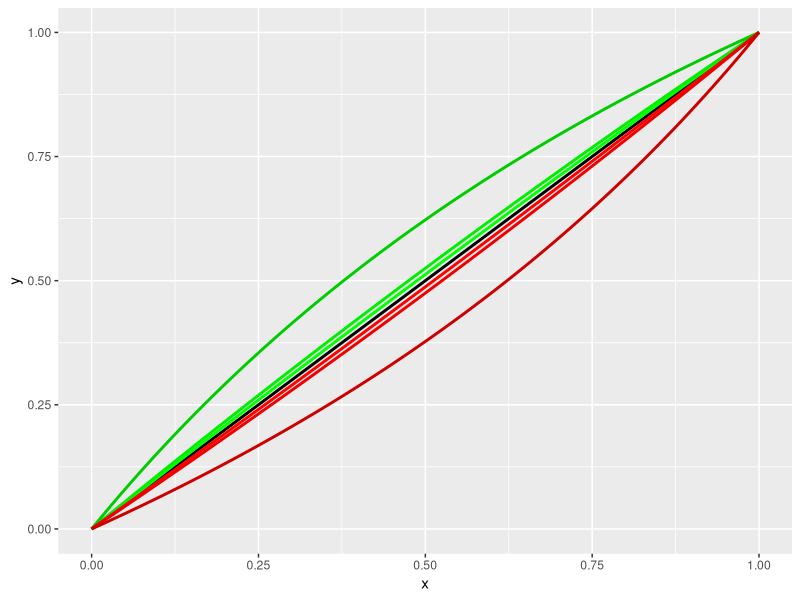
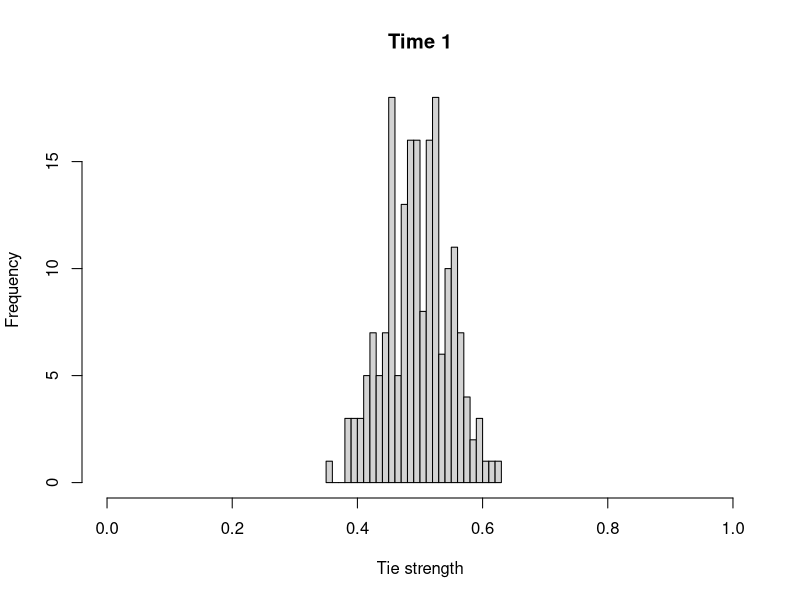
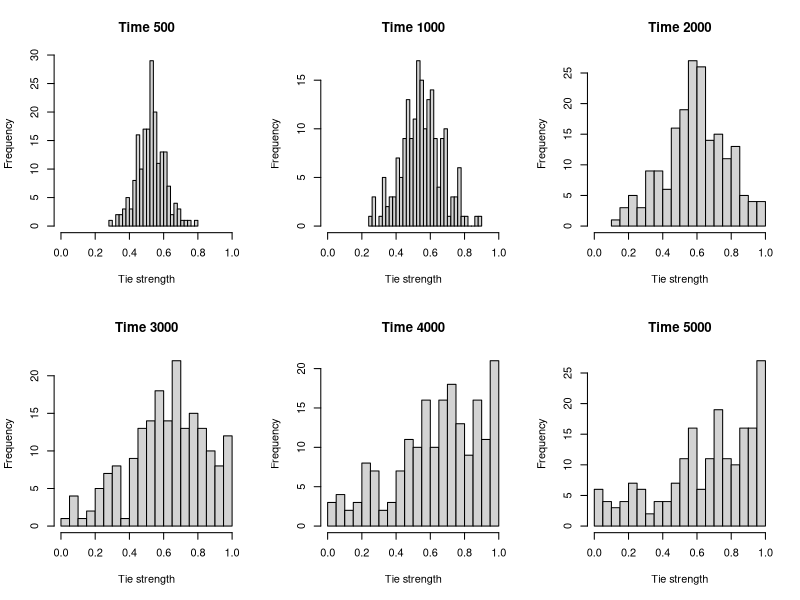
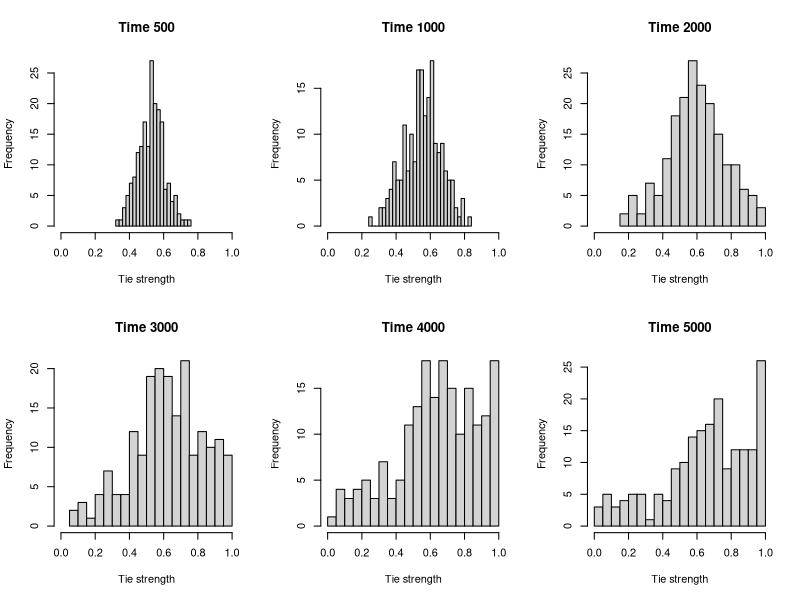
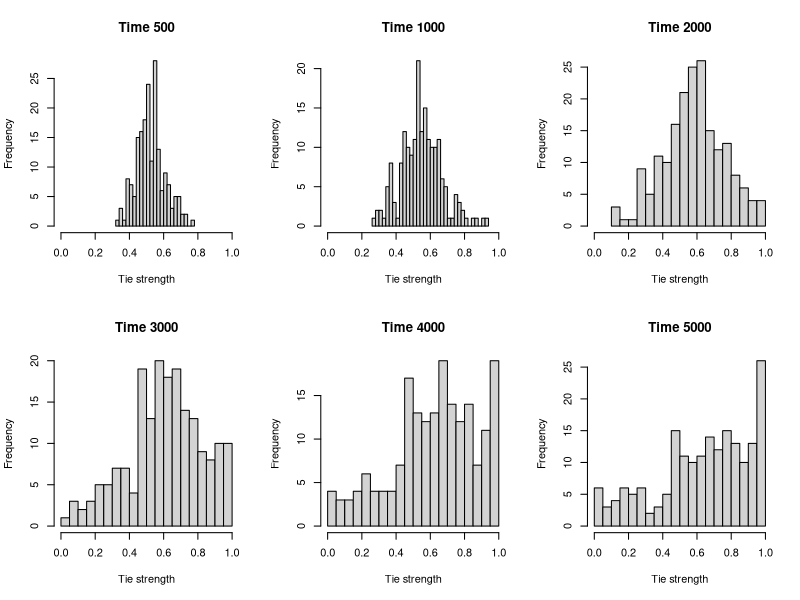
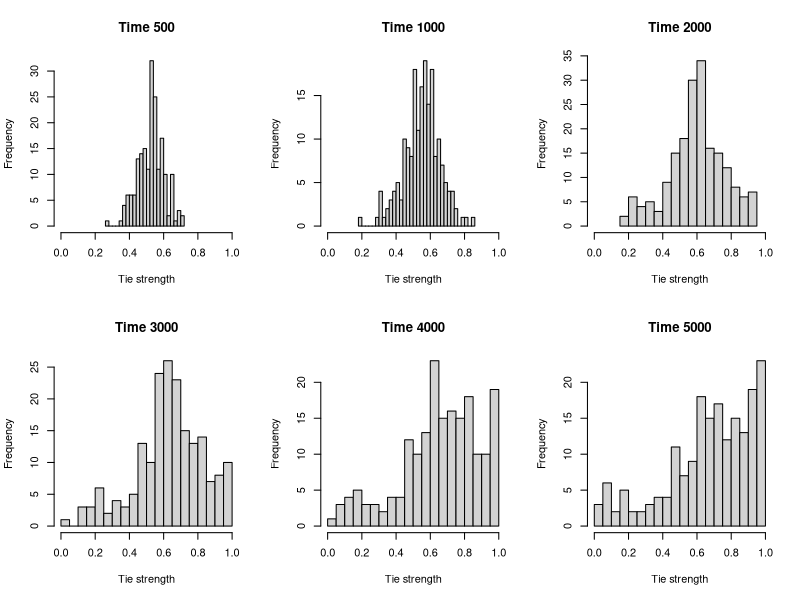
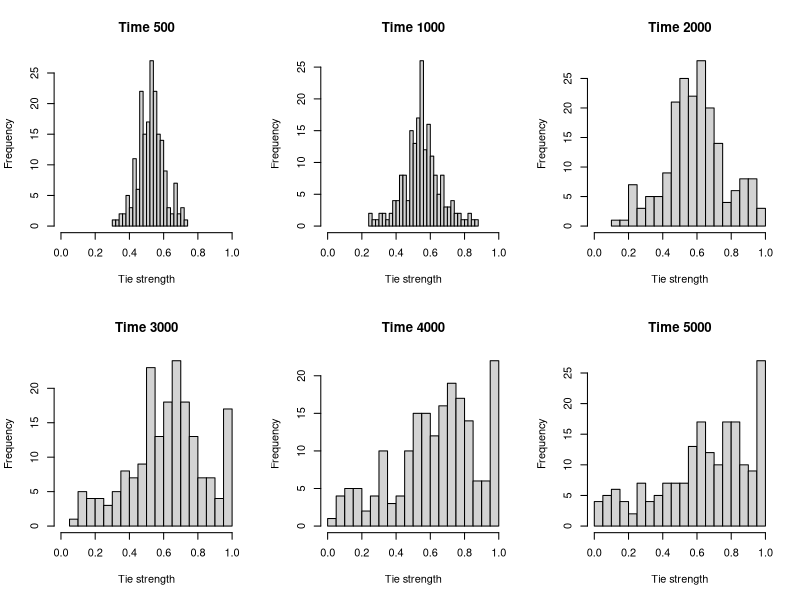
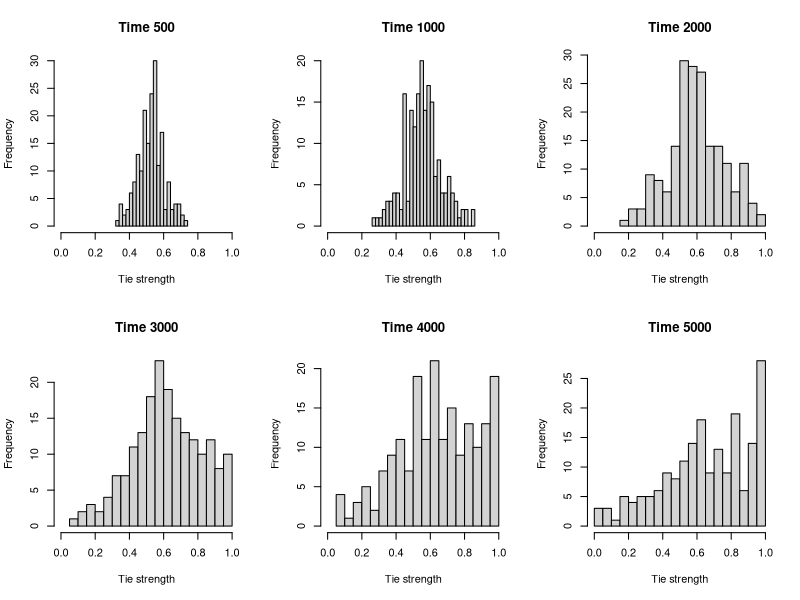

Here is the R script that generated these plots, in order:
########################################################################################################################
## GOSSIP IN HUNGARIAN FIRMS
## ABM
## R script written by Jose Luis Estevez (Linkoping University)
## Date: February 24th 2020
########################################################################################################################

rm(list=ls())

# R PACKAGES REQUIRED
library(ggplot2);library(igraph)

########################################################################################################################

# gossip-based network evolution algorithm
ntw_evolution <- function(matrix,
                          reps=5000, # iterations
                          pos_gossip=0.5, # proportion of positive gossip
                          receiver_selectivity=.1, # how selective actors are when choosing receivers [0: very selective; 1: non-selective]
                          target_selectivity=.1, # how selective actors are when choosing targets [0: very selective; 1: non-selective]
                          force_sr=.05, # effect on the sender-receiver tie
                          force_rt=.05){ # effect on the receiver-target tie
  
  # creation of the output object: a list of matrices, as many as iterations has the ABM
  obj <- vector('list',length=reps)
  obj[[1]] <- matrix # the initiation matrix
  
  # the gossip procedure
  for(i in 2:reps){
    obj[[i]] <- obj[[i-1]]
    
    # type of gossip sent: positive or negative (by default 50% each)
    type <- rbinom(1,1,pos_gossip) 
    # sender selection (at random)
    sender <- as.numeric(sample(rownames(obj[[i-1]]),1)) 
    
    # negative gossip 
    if(type == 0){ 
      
      # target selection
      # gossipers can gossip about n_targets (this number ranging from 1 to all other nodes in the network (n-1))
      n_targets <- 1 + rbinom(1,size=(nrow(obj[[i-1]])-1),prob=target_selectivity) 
      # choose one of the n_targets who are least liked by the sender
      potential_targets <- order(obj[[i-1]][sender,-sender],decreasing=FALSE)[1:n_targets]  
      target <- as.numeric(sample(potential_targets,1))
      
      # receiver selection
      # gossipers can gossip to n_receivers (this number ranging from 1 to all other nodes in the network (n-2))
      n_receivers <- 1 + rbinom(1,size=(nrow(obj[[i-1]])-2),prob=receiver_selectivity) 
      # choose one of the n_receivers who like the target the least 
      potential_receivers <- order(obj[[i-1]][target,-c(sender,target)],decreasing=FALSE)[1:n_receivers] 
      receiver <- as.numeric(sample(potential_receivers,1))
      
      # Network evolution part
      # SR: attraction force
      sr_effect <- 1/(1+exp(-(log(obj[[i]][sender,receiver]/(1-obj[[i]][sender,receiver]))+force_sr))) 
      obj[[i]][sender,receiver] <- obj[[i]][receiver,sender] <- sr_effect
      # RT: repulsion force
      rt_effect <- 1/(1+exp(-(log(obj[[i]][receiver,target]/(1-obj[[i]][receiver,target]))-force_rt))) 
      obj[[i]][receiver,target] <- obj[[i]][target,receiver] <- rt_effect
      
      # positive gossip 
    }else{ 
      
      # target selection
      # gossipers can gossip about n_targets (this number ranging from 1 to all other nodes in the network (n-1))
      n_targets <- 1 + rbinom(1,size=(nrow(obj[[i-1]])-1),prob=target_selectivity)
      # choose one of the n_targets who are most liked by the sender 
      potential_targets <- order(obj[[i-1]][sender,-sender],decreasing=TRUE)[1:n_targets] 
      target <- as.numeric(sample(potential_targets,1))
      
      # receiver selection
      # gossipers can gossip to n_receivers (this number ranging from 1 to all other nodes in the network (n-2))
      n_receivers <- 1 + rbinom(1,size=(nrow(obj[[i-1]])-2),prob=receiver_selectivity)
      # choose one of the n_receivers who like the target the most 
      potential_receivers <- order(obj[[i-1]][target,-c(sender,target)],decreasing=TRUE)[1:n_receivers] 
      receiver <- as.numeric(sample(potential_receivers,1))
      
      # Network evolution part
      # SR: attraction force
      sr_effect <- 1/(1+exp(-(log(obj[[i]][sender,receiver]/(1-obj[[i]][sender,receiver]))+force_sr))) 
      obj[[i]][sender,receiver] <- obj[[i]][receiver,sender] <- sr_effect
      # RT: attraction force
      rt_effect <- 1/(1+exp(-(log(obj[[i]][receiver,target]/(1-obj[[i]][receiver,target]))+force_rt))) 
      obj[[i]][receiver,target] <- obj[[i]][target,receiver] <- rt_effect
    }
  }
  return(obj)
}

# Function used (visual)
force_visual <- data.frame(x=seq(0,1,by=.001))
force_visual$y <- 1/(1+exp(-(log(force_visual$x/(1-force_visual$x)))))
force_visual$attraction_.05 <- 1/(1+exp(-(log(force_visual$x/(1-force_visual$x))+.05)))
force_visual$repulsion_.05 <- 1/(1+exp(-(log(force_visual$x/(1-force_visual$x))-.05)))
force_visual$attraction_.1 <- 1/(1+exp(-(log(force_visual$x/(1-force_visual$x))+.1)))
force_visual$repulsion_.1 <- 1/(1+exp(-(log(force_visual$x/(1-force_visual$x))-.1)))
force_visual$attraction_.5 <- 1/(1+exp(-(log(force_visual$x/(1-force_visual$x))+.5)))
force_visual$repulsion_.5 <- 1/(1+exp(-(log(force_visual$x/(1-force_visual$x))-.5)))

ggplot(data=force_visual)+
  geom_line(aes(x,y),colour='black',size=1)+
  geom_line(aes(x,attraction_.05),colour='green',size=1)+
  geom_line(aes(x,attraction_.1),colour='green2',size=1)+
  geom_line(aes(x,attraction_.5),colour='green3',size=1)+
  geom_line(aes(x,repulsion_.05),colour='red',size=1)+
  geom_line(aes(x,repulsion_.1),colour='red2',size=1)+
  geom_line(aes(x,repulsion_.5),colour='red3',size=1)

########################################################################################################################

# Initiation-matrix (rnorm with mean .5 and sd .05)
initiation_mtx <- matrix(data=NA,nrow=20,ncol=20)

set.seed(290691)
for(i in 1:nrow(initiation_mtx)){
  for(j in 1:ncol(initiation_mtx)){
    if(i > j){
      initiation_mtx[i,j] <- rnorm(1,0.5,.05)
    }
  }
}

initiation_mtx <- sna::symmetrize(initiation_mtx,'lower') # symmetrisation 
rownames(initiation_mtx) <- colnames(initiation_mtx) <- 1:nrow(initiation_mtx)
hist(initiation_mtx[lower.tri(initiation_mtx,diag=FALSE)],breaks=25,xlim=c(0,1),main="Time 1",xlab='Tie strength') 

# Network evolution (how many network evolutions: now set to 10)
mtx <- vector('list',length=10)
for(i in seq_along(mtx)){
  mtx[[i]] <- initiation_mtx
}

########################################################################################################################

# ABMs
set.seed(290691)
mtx_50posgos <- lapply(mtx,ntw_evolution)

########################################################################################################################

# Results (Keep only results at rates 500, 1000, 2000, 3000, 4000, 5000)
for(i in seq_along(mtx_50posgos)){
  mtx_50posgos[[i]] <- mtx_50posgos[[i]][c(500,1000,2000,3000,4000,5000)]
  names(mtx_50posgos[[i]]) <- c(500,1000,2000,3000,4000,5000)
}

# Visualistions (histograms)
visual_ntws <- hist_ties <- vector('list')

par(mfrow=c(2,3))
for(i in seq_along(mtx_50posgos)){
  for(j in seq_along(mtx_50posgos[[i]])){
    hist(mtx_50posgos[[i]][[j]][lower.tri((mtx_50posgos[[i]][[j]]),diag=FALSE)],
         breaks=25,xlim=c(0,1),
         main=paste('Time ',names(mtx_50posgos[[i]])[[j]],sep=''),xlab='Tie strength')
  }
}

# Visualistions (networks) (only at rates 3000, 4000, and 5000)
par(mfrow=c(1,3))
for(i in seq_along(mtx_50posgos)){
  for(j in c(4,5,6)){
    x <- graph_from_adjacency_matrix(1*(mtx_50posgos[[i]][[j]] > .95),mode='undirected',diag=FALSE)
    layo <- layout_with_fr(x)
    groups <- cluster_edge_betweenness(x)
    
    
    y <- graph_from_adjacency_matrix(1*(mtx_50posgos[[i]][[j]] > .95) - 1*(mtx_50posgos[[i]][[j]] < .05),
                                     mode='undirected',weighted=TRUE,diag=FALSE)
    E(y)$color <- as.character(factor(E(y)$weight,levels=c(-1,1),labels=c('red','navyblue')))
    plot(y,layout=layo,mark.groups=groups,main=paste('Rate ',names(mtx_50posgos[[i]])[[j]],sep=''))
  }
}
